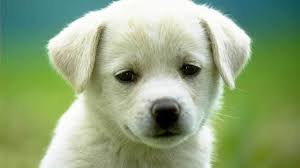
#> input picture Images/img1.jpeg, 300 x 168 px, found by its file name
$ python SepChannel.py
#> lines starting #> are read from the running program, lines starting #| are printed output that depends on the picture
import matplotlib.pyplot as plt
import cv2

def main():
    img_path = '/home/kowsar/Documents/Image_Processing/DIP_Problems/img1.jpeg'
    image = cv2.imread(img_path)
#> image is the input picture: shape (168, 300, 3); mean B, G, R 124.3, 165.4, 144
    print("Image shape : ", image.shape)
#| Image shape :  (168, 300, 3)

    # Convert to BGR to RCB
    img_rgb = cv2.cvtColor(image, cv2.COLOR_BGR2RGB)

    # plot the image in Separate Channel
    plt.figure(figsize=(10,10))

    plt.subplot(2,3,1)
    plt.imshow(img_rgb)
    plt.title('Original Image')

    plt.subplot(2,3,2)
    plt.imshow(img_rgb[:,:,0], cmap='Reds')
    plt.title('Red Channel')

    plt.subplot(2,3,3)
    plt.imshow(img_rgb[:,:,1], cmap='Greens')
    plt.title('Green Channel')

    plt.subplot(2,3,4)
    plt.imshow(img_rgb[:,:,2], cmap='Blues')
    plt.title('Blues Channel')

    plt.subplot(2,3,5)
    plt.imshow(img_rgb[:,:,0], cmap='gray')
    plt.title('Gray Channel')

    plt.tight_layout()
    plt.show()
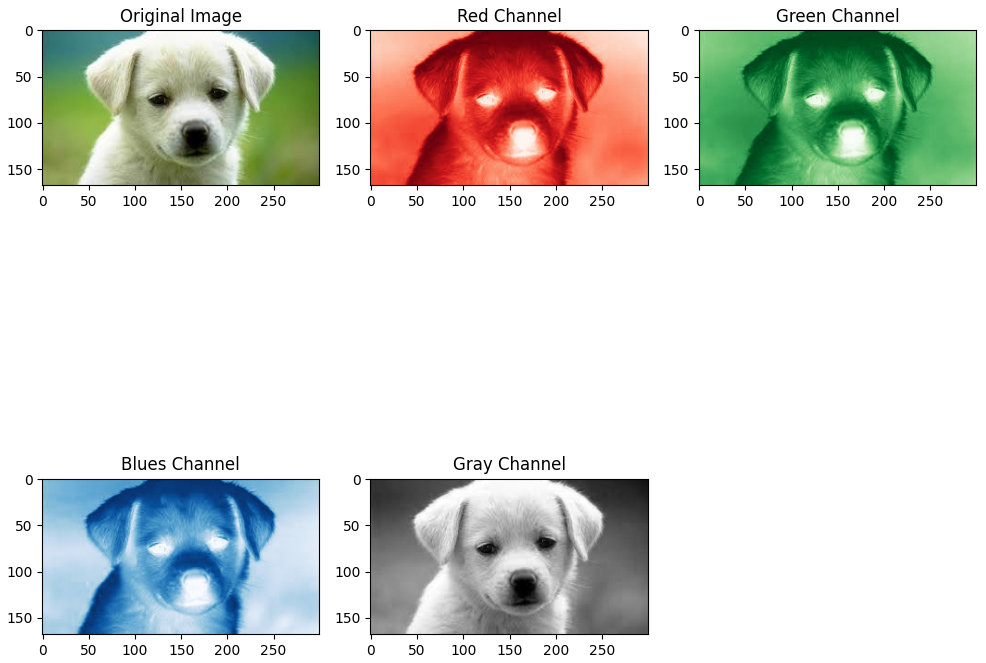
#> figure drawn by matplotlib, 5 panels

if __name__ == '__main__':
    main()
